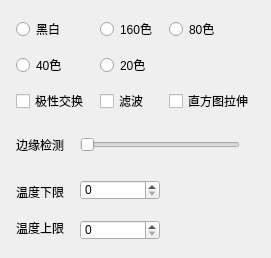
<?xml version="1.0" encoding="UTF-8"?>
<ui version="4.0">
 <class>analysisWidgets</class>
 <widget class="QWidget" name="analysisWidgets">
  <property name="geometry">
   <rect>
    <x>0</x>
    <y>0</y>
    <width>271</width>
    <height>258</height>
   </rect>
  </property>
  <property name="windowTitle">
   <string>图片分析</string>
  </property>
  <widget class="QLabel" name="label">
   <property name="geometry">
    <rect>
     <x>16</x>
     <y>139</y>
     <width>50</width>
     <height>12</height>
    </rect>
   </property>
   <property name="sizePolicy">
    <sizepolicy hsizetype="Fixed" vsizetype="Fixed">
     <horstretch>0</horstretch>
     <verstretch>0</verstretch>
    </sizepolicy>
   </property>
   <property name="minimumSize">
    <size>
     <width>50</width>
     <height>12</height>
    </size>
   </property>
   <property name="maximumSize">
    <size>
     <width>50</width>
     <height>12</height>
    </size>
   </property>
   <property name="text">
    <string>边缘检测</string>
   </property>
  </widget>
  <widget class="QSlider" name="horizontalSlider_edgeDetection">
   <property name="geometry">
    <rect>
     <x>80</x>
     <y>134</y>
     <width>160</width>
     <height>22</height>
    </rect>
   </property>
   <property name="sizePolicy">
    <sizepolicy hsizetype="Fixed" vsizetype="Fixed">
     <horstretch>0</horstretch>
     <verstretch>0</verstretch>
    </sizepolicy>
   </property>
   <property name="minimumSize">
    <size>
     <width>160</width>
     <height>22</height>
    </size>
   </property>
   <property name="maximumSize">
    <size>
     <width>160</width>
     <height>22</height>
    </size>
   </property>
   <property name="orientation">
    <enum>Qt::Horizontal</enum>
   </property>
  </widget>
  <widget class="QLabel" name="Label_3">
   <property name="geometry">
    <rect>
     <x>16</x>
     <y>184</y>
     <width>48</width>
     <height>16</height>
    </rect>
   </property>
   <property name="text">
    <string>温度下限</string>
   </property>
  </widget>
  <widget class="QSpinBox" name="SpinBox_lowerTemperature">
   <property name="geometry">
    <rect>
     <x>80</x>
     <y>180</y>
     <width>80</width>
     <height>20</height>
    </rect>
   </property>
   <property name="sizePolicy">
    <sizepolicy hsizetype="Fixed" vsizetype="Fixed">
     <horstretch>0</horstretch>
     <verstretch>0</verstretch>
    </sizepolicy>
   </property>
   <property name="minimumSize">
    <size>
     <width>80</width>
     <height>20</height>
    </size>
   </property>
   <property name="maximumSize">
    <size>
     <width>80</width>
     <height>20</height>
    </size>
   </property>
   <property name="maximum">
    <number>255</number>
   </property>
  </widget>
  <widget class="QLabel" name="Label_4">
   <property name="geometry">
    <rect>
     <x>16</x>
     <y>220</y>
     <width>48</width>
     <height>16</height>
    </rect>
   </property>
   <property name="text">
    <string>温度上限</string>
   </property>
  </widget>
  <widget class="QSpinBox" name="SpinBox_upperTemperature">
   <property name="geometry">
    <rect>
     <x>80</x>
     <y>220</y>
     <width>80</width>
     <height>20</height>
    </rect>
   </property>
   <property name="sizePolicy">
    <sizepolicy hsizetype="Fixed" vsizetype="Fixed">
     <horstretch>0</horstretch>
     <verstretch>0</verstretch>
    </sizepolicy>
   </property>
   <property name="minimumSize">
    <size>
     <width>80</width>
     <height>20</height>
    </size>
   </property>
   <property name="maximumSize">
    <size>
     <width>80</width>
     <height>20</height>
    </size>
   </property>
   <property name="maximum">
    <number>255</number>
   </property>
  </widget>
  <widget class="QWidget" name="">
   <property name="geometry">
    <rect>
     <x>11</x>
     <y>11</y>
     <width>251</width>
     <height>111</height>
    </rect>
   </property>
   <layout class="QGridLayout" name="gridLayout">
    <item row="0" column="0">
     <widget class="QRadioButton" name="radioButton_blackAndWhite">
      <property name="sizePolicy">
       <sizepolicy hsizetype="Fixed" vsizetype="Fixed">
        <horstretch>0</horstretch>
        <verstretch>0</verstretch>
       </sizepolicy>
      </property>
      <property name="minimumSize">
       <size>
        <width>50</width>
        <height>16</height>
       </size>
      </property>
      <property name="maximumSize">
       <size>
        <width>50</width>
        <height>16</height>
       </size>
      </property>
      <property name="text">
       <string>黑白</string>
      </property>
     </widget>
    </item>
    <item row="0" column="1">
     <widget class="QRadioButton" name="radioButton_160">
      <property name="sizePolicy">
       <sizepolicy hsizetype="Fixed" vsizetype="Fixed">
        <horstretch>0</horstretch>
        <verstretch>0</verstretch>
       </sizepolicy>
      </property>
      <property name="text">
       <string>160色</string>
      </property>
     </widget>
    </item>
    <item row="0" column="2">
     <widget class="QRadioButton" name="radioButton_80">
      <property name="sizePolicy">
       <sizepolicy hsizetype="Fixed" vsizetype="Fixed">
        <horstretch>0</horstretch>
        <verstretch>0</verstretch>
       </sizepolicy>
      </property>
      <property name="text">
       <string>80色</string>
      </property>
     </widget>
    </item>
    <item row="1" column="0">
     <widget class="QRadioButton" name="radioButton_40">
      <property name="text">
       <string>40色</string>
      </property>
     </widget>
    </item>
    <item row="1" column="1">
     <widget class="QRadioButton" name="radioButton_20">
      <property name="text">
       <string>20色</string>
      </property>
     </widget>
    </item>
    <item row="2" column="0">
     <widget class="QCheckBox" name="checkBox_polarityReversal">
      <property name="sizePolicy">
       <sizepolicy hsizetype="Fixed" vsizetype="Fixed">
        <horstretch>0</horstretch>
        <verstretch>0</verstretch>
       </sizepolicy>
      </property>
      <property name="text">
       <string>极性交换</string>
      </property>
     </widget>
    </item>
    <item row="2" column="1">
     <widget class="QCheckBox" name="checkBox_filtration">
      <property name="sizePolicy">
       <sizepolicy hsizetype="Fixed" vsizetype="Fixed">
        <horstretch>0</horstretch>
        <verstretch>0</verstretch>
       </sizepolicy>
      </property>
      <property name="text">
       <string>滤波</string>
      </property>
     </widget>
    </item>
    <item row="2" column="2">
     <widget class="QCheckBox" name="checkBox_histogram">
      <property name="text">
       <string>直方图拉伸</string>
      </property>
     </widget>
    </item>
   </layout>
  </widget>
 </widget>
 <resources/>
 <connections/>
</ui>
